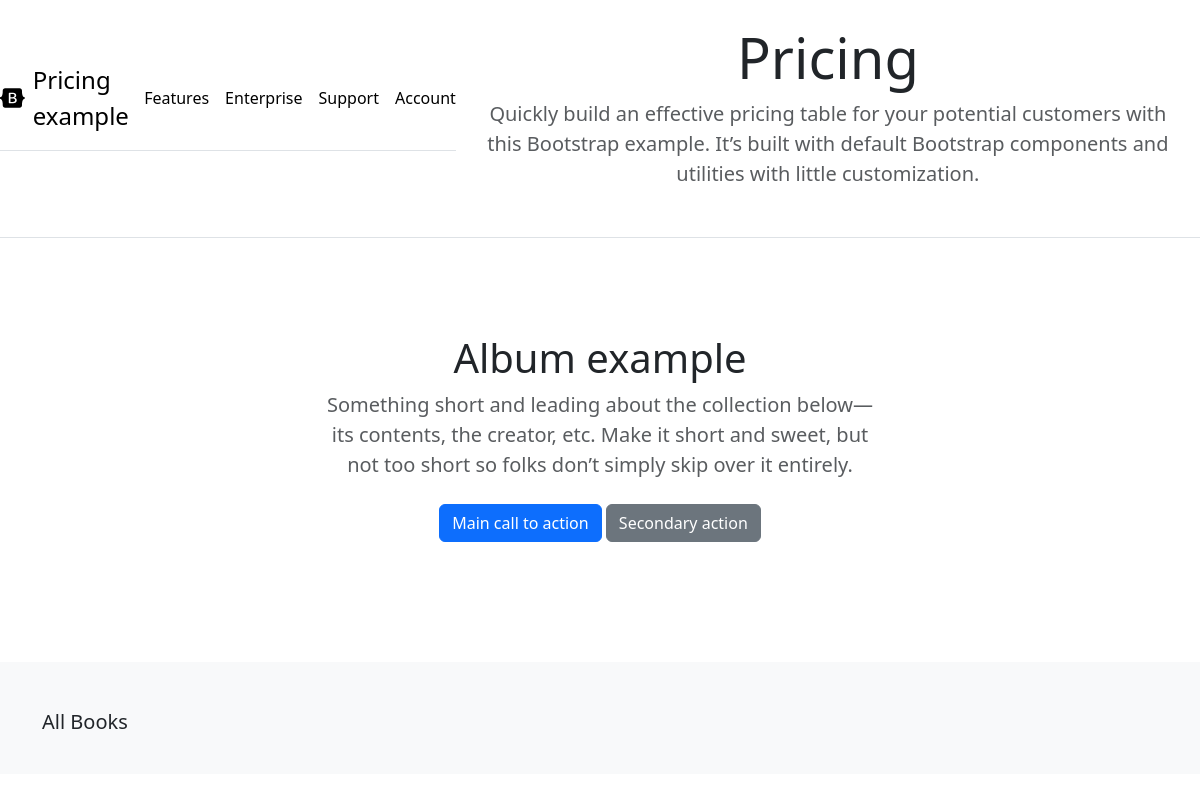
Before: / with the older database file.
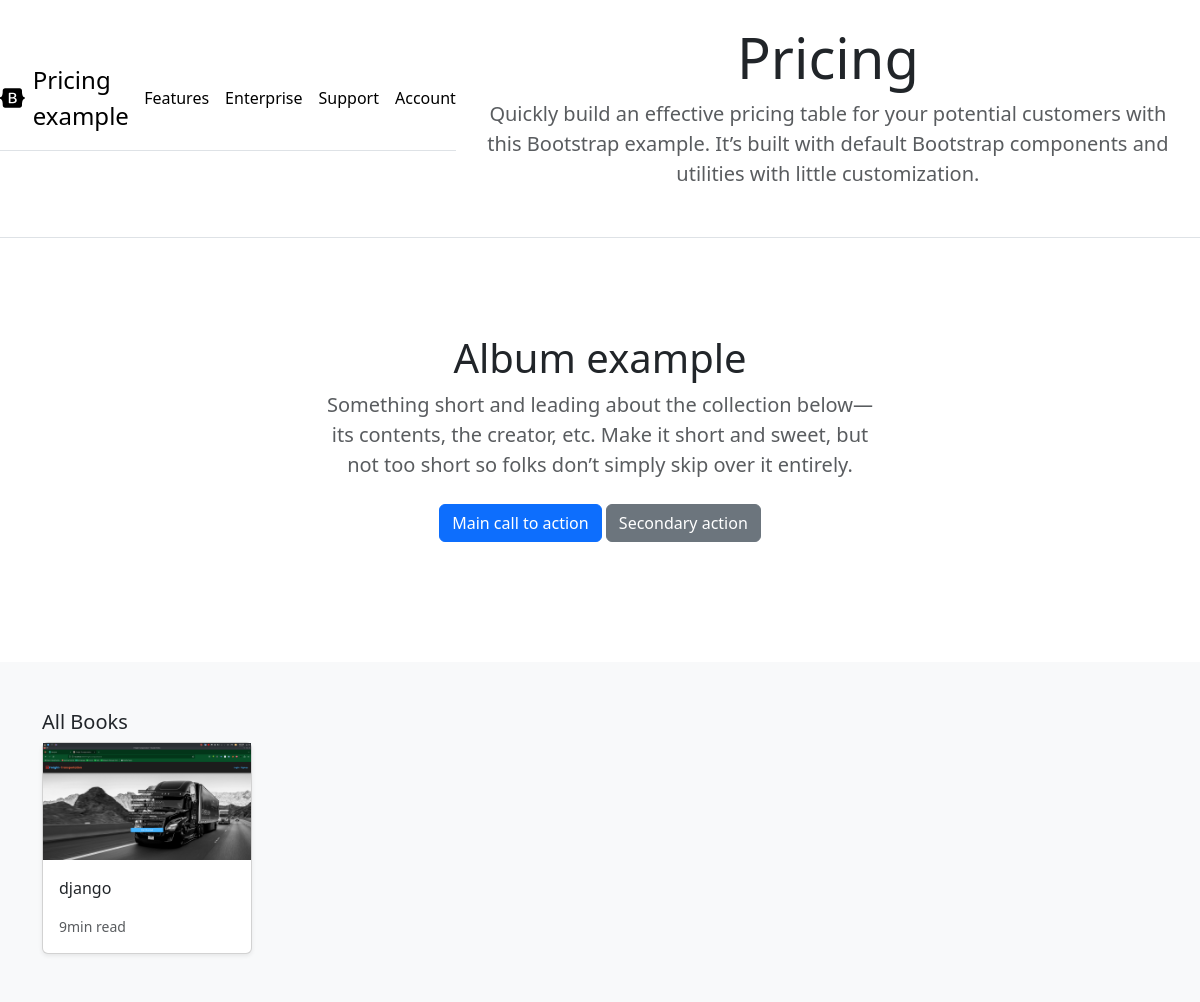
After: the same page with the newer database file.
### store/models.py (models this page shows, shortened)
class Product(models.Model):
    category = models.ForeignKey(Category,related_name='product', on_delete=models.CASCADE)
    created_by = models.ForeignKey(User, on_delete=models.CASCADE, related_name='product_creator')
    title = models.CharField(max_length=255)
    author = models.CharField(max_length=255,default='admin')
    image = models.ImageField(upload_to='images/')
    slug = models.SlugField(max_length=255)
    price = models.DecimalField(max_digits=4, decimal_places=2)
    in_stock = models.BooleanField(default=True)
    is_active = models.BooleanField(default=True)
    created = models.DateTimeField(auto_now_add=True)
    updated = models.DateTimeField(auto_now=True)
    class Meta:
        verbose_name_plural = 'products'
        ordering = ('-created',)

### store/views.py (the view)
# urls.py: path('',views.all_products, name='all_products'),
def all_products(request):
    products = Product.objects.all()
    return render(request, 'store/home.html', {'products':products})

### store/views.py (called while the page is built)
def categories(request):
    return{
        'categories': Category.objects.all()
    }

### templates/store/home.html (shortened to what this page needs)
{% extends "./base.html"%}
{% load static %}
{% block content %}
    <main>
        <section class="py-5 text-center container">
            <div class="row py-lg-5">
              <div class="col-lg-6 col-md-8 mx-auto">
                <h1 class="fw-light">Album example</h1>
                <p class="lead text-body-secondary">Something short and leading about the collection below—its contents, the creator, etc. Make it short and sweet, but not too short so folks don’t simply skip over it entirely.</p>
                <p>
                  <a href="#" class="btn btn-primary my-2">Main call to action</a>
                  <a href="#" class="btn btn-secondary my-2">Secondary action</a>
                </p>
              </div>
            </div>
        </section>
          <div class="album py-5 bg-light">
            <div class="container">
              <div class="ph-3 h5">All Books</div>
              <div class="row row-cols-1 row-cols-sm-2 row-cols-md-5 g-3">
                {% for product in products %}
                <div class="col">
                  <div class="card shadow-sm">
                    <img class="img-fluid" alt="Responsive image" src="{{product.image.url}}">
                    <div class="card-body">
                      <p class="card-text">
                        <a class="text-dark text-decoration-none" href="">{{product.title}}</a>
                      </p>
                      <div class="d-flex justify-content-between align-items-center">
                        <small class="text-muted">9min read</small>
                      </div>
                    </div>
                  </div>
                </div>
                {% endfor %}
              </div>
            </div>
            </div>
    </main>
{% endblock %}

### templates/store/base.html (shortened to what this page needs)
{% load static %}
<!DOCTYPE html>
<html>
    <head>
        <link href="https://cdn.jsdelivr.net/npm/bootstrap@5.3.0-alpha3/dist/css/bootstrap.min.css" rel="stylesheet">
    </head>
    <body>
        <header>
          <nav class="navbar navbar-expand-md navbar-light bg-white border-bottom">
            <div class="d-flex flex-column flex-md-row align-items-center pb-3 mb-4 border-bottom">
              <a href="/" class="d-flex align-items-center link-body-emphasis text-decoration-none">
                <span class="fs-4">Pricing example</span>
              </a>
              <nav class="d-inline-flex mt-2 mt-md-0 ms-md-auto">
                <a class="me-3 py-2 link-body-emphasis text-decoration-none" href="#">Features</a>
                <a class="me-3 py-2 link-body-emphasis text-decoration-none" href="#">Enterprise</a>
                <a class="me-3 py-2 link-body-emphasis text-decoration-none" href="#">Support</a>
                <a class="py-2 link-body-emphasis text-decoration-none" href="#">Account</a>
              </nav>
            </div>
            <div class="pricing-header p-3 pb-md-4 mx-auto text-center">
              <h1 class="display-4 fw-normal">Pricing</h1>
              <p class="fs-5 text-body-secondary">Quickly build an effective pricing table for your potential customers with this Bootstrap example. It’s built with default Bootstrap components and utilities with little customization.</p>
            </div>
          </header>
        <div id="content">{% block content %}{% endblock %}</div>
    </body>
</html>

Changed rows visible on the page:
added Product: image (picture), title "django"
